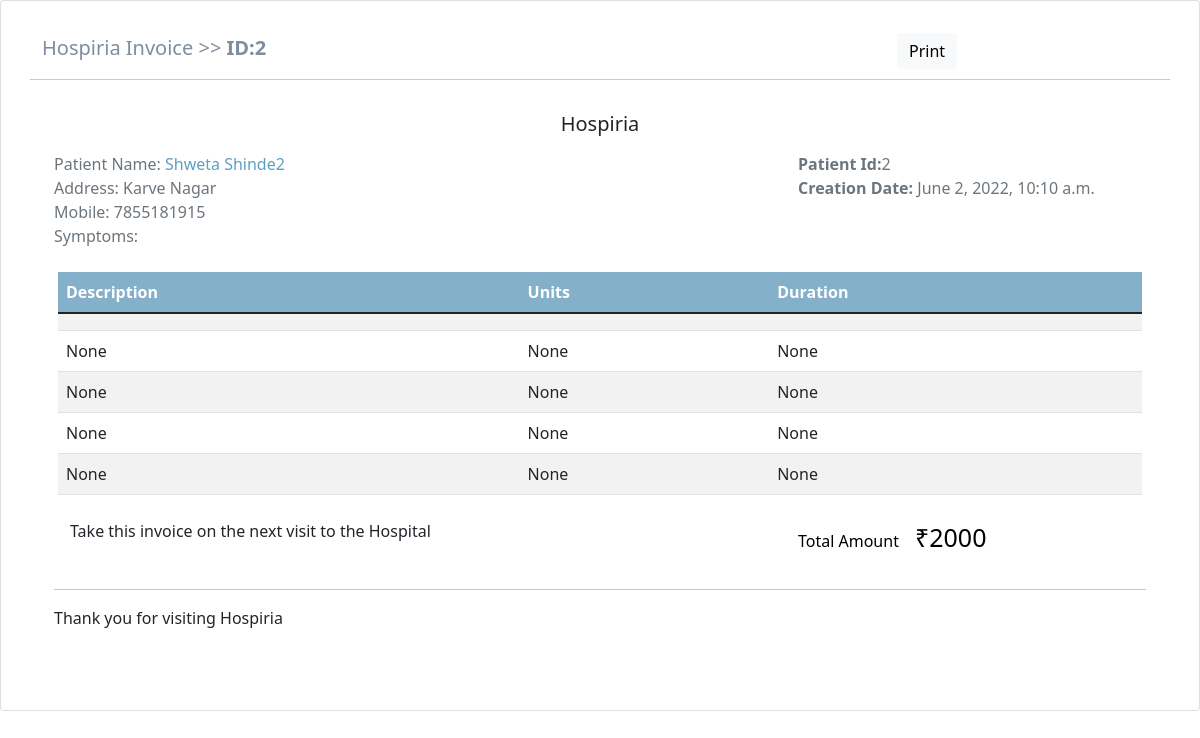
The app's page /view/2/ (signed in) with its own data.
### hospital_management/models.py (models this page shows)
class PatientInfoNew(models.Model):
    Patient_name= models.CharField(max_length=100)
    age=models.IntegerField(null=False)
    mobile=models.CharField(max_length=10,blank=True)
    email=models.EmailField(max_length=250,null=True,blank=True,unique=True)
    gender=models.CharField(max_length=10)
    address=models.TextField(max_length=250,blank=True)
    complaint = models.TextField(max_length=250,blank=True)
    pulse=models.CharField(max_length = 3,blank=True)
    bp=models.CharField(max_length=3,blank=True)
    bsl=models.CharField(max_length=3,blank=True)
    temprature=models.CharField(max_length=3,blank=True)
    general_exam = models.CharField(max_length=250,blank=True)
    medicine_type1 = models.CharField(max_length=100,blank=True)
    medicine_name1 = models.CharField(max_length=100,blank=True)
    medicine_units1 = models.CharField(max_length =3,blank=True)
    medicine_detail1 = models.CharField(max_length=50,blank=True)
    medicine_type2 = models.CharField(max_length=100,blank=True,null=True)
    medicine_name2 = models.CharField(max_length=100,blank=True,null=True)
    medicine_units2 = models.CharField(max_length =3,blank=True,null=True)
    medicine_detail2 = models.CharField(max_length=50,blank=True,null=True)
    medicine_type3 = models.CharField(max_length=100,blank=True,null=True)
    medicine_name3 = models.CharField(max_length=100,blank=True,null=True)
    medicine_units3 = models.CharField(max_length =3,blank=True,null=True)
    medicin_detail3 = models.CharField(max_length=50,blank=True,null=True)
    medicine_type4 = models.CharField(max_length=100,blank=True,null=True)
    medicine_name4 = models.CharField(max_length=100,blank=True,null=True)
    medicine_units4 = models.CharField(max_length =3,blank=True,null=True)
    medicine_detail4 = models.CharField(max_length=50,blank=True,null=True)
    medicine_type5 = models.CharField(max_length=100,blank=True,null=True)
    medicine_name5 = models.CharField(max_length=100,blank=True,null=True)
    medicine_units5 = models.CharField(max_length =3,blank=True,null=True)
    medicine_detail5 = models.CharField(max_length=50,blank=True,null=True)
    other_information = models.TextField(max_length=200,blank=True)
    total_bill = models.CharField(max_length = 5,blank=True)
    added_on = models.DateTimeField(auto_now_add=True,null=True)
    updated_at = models.DateTimeField(auto_now=True)

### hospital_management/views.py (the view)
# urls.py: path('view/<int:id>/',views.view,name='view'),
def view(request,id):
    email = request.session['email']
    if email is not None:
        viewlist = PatientInfoNew.objects.get(id=id)
        return render(request,'pdf_invoice.html',{'title':'patient view','patient':viewlist})
    else:
        return render(request,'patientrecord.html',{'title':'patient list'})

### hospital_management/templates/pdf_invoice.html (shortened to what this page needs)
{% load static %}
<!doctype html>
<html lang="en">
<head>
  <link rel="stylesheet" href="./assets/css/bootstrap.min.css">
  <link href="https://cdn.jsdelivr.net/npm/bootstrap-icons@1.5.0/font/bootstrap-icons.css" rel="stylesheet" />
  <link rel="stylesheet" href="{% static 'bootstrap.min.css' %}">
</head>
<body>
<div class="card">
	<div class="card-body">
	  <div class="container mb-5 mt-3">
		<div class="row d-flex align-items-baseline">
		  <div class="col-xl-9">
			<p style="color: #7e8d9f;font-size: 20px;">Hospiria Invoice >> <strong>ID:{{patient.id}}</strong></p>
		  </div>
		  <div class="col-xl-3 float-end">
			<a class="btn btn-light text-capitalize border-0" data-mdb-ripple-color="dark" href="{% url 'render_pdf' patient.id %}"> Print</a>
		  </div>
		  <hr>
		</div>
		<div class="container">
		  <div class="col-md-12">
			<div class="text-center">
			  <p class="pt-0"><h5>Hospiria</h5></p>
			</div>
		  </div>
		  <div class="row">
			<div class="col-xl-8">
			  <ul class="list-unstyled">
				<li class="text-muted">Patient Name: <span style="color:#5d9fc5 ;">{{patient.Patient_name}}</span></li>
				<li class="text-muted">Address: {{patient.address}}</li>
				<li class="text-muted">Mobile: {{patient.mobile}}</li>
				<li class="text-muted">Symptoms: {{patient.complaint}}</li>
			  </ul>
			</div>
			<div class="col-xl-4">
			  <ul class="list-unstyled">
					<li class="text-muted"> <span
						class="fw-bold">Patient Id:</span>{{patient.id}}</li>
				<li class="text-muted"> <span
					class="fw-bold">Creation Date: </span>{{patient.updated_at}}</li>
			  </ul>
			</div>
		  </div>
		  <div class="row my-2 mx-1 justify-content-center">
			<table class="table table-striped table-border">
			  <thead style="background-color:#84B0CA ;" class="text-white">
				<tr>
				  <th scope="col">Description</th>
				  <th scope="col">Units</th>
				  <th scope="col">Duration</th>
				</tr>
			  </thead>
			  <tbody>
				<tr>
				  <td>{{patient.medicine_name1}}</td>
				  <td>{{patient.medicine_units1}}</td>
				  <td>{{patient.medicine_detail1}}</td>
				</tr>
				<tr>
				  <td>{{patient.medicine_name2}}</td>
				  <td>{{patient.medicine_units2}}</td>
				  <td>{{patient.medicine_detail2}}</td>
				</tr>
				<tr>
				  <td>{{patient.medicine_name3}}</td>
				  <td>{{patient.medicine_units3}}</td>
				  <td>{{patient.medicin_detail3}}</td>
				</tr>
				<tr>
					<td>{{patient.medicine_name4}}</td>
					<td>{{patient.medicine_units4}}</td>
					<td>{{patient.medicine_detail4}}</td>
				  </tr>
				  <tr>
					<td>{{patient.medicine_name5}}</td>
					<td>{{patient.medicine_units5}}</td>
					<td>{{patient.medicine_detail5}}</td>
				  </tr>
			  </tbody>
			</table>
		  </div>
		  <div class="row">
			<div class="col-xl-8">
			  <p class="ms-3">Take this invoice on the next visit to the Hospital</p>
			</div>
			<div class="col-xl-3">
			  <p class="text-black float-start"><span class="text-black me-3"> Total Amount</span><span
				  style="font-size: 25px;">₹{{patient.total_bill}}</span></p>
			</div>
		  </div>
		  <hr>
		  <div class="row">
			<div class="col-xl-10">
			  <p>Thank you for visiting Hospiria</p>
			</div>
		  </div>
		</div>
	  </div>
	</div>
  </div>
  </body>

### records on screen
PatientInfoNew: id "2", Patient_name "Shweta Shinde2", address "Karve Nagar", mobile "7855181915", updated_at "June 2, 2022, 10:10 a.m.", medicine_name2 "None", medicine_units2 "None", medicine_detail2 "None", medicine_name3 "None", medicine_units3 "None", medicin_detail3 "None", medicine_name4 "None", medicine_units4 "None", medicine_detail4 "None", medicine_name5 "None", medicine_units5 "None", medicine_detail5 "None", total_bill "2000"
